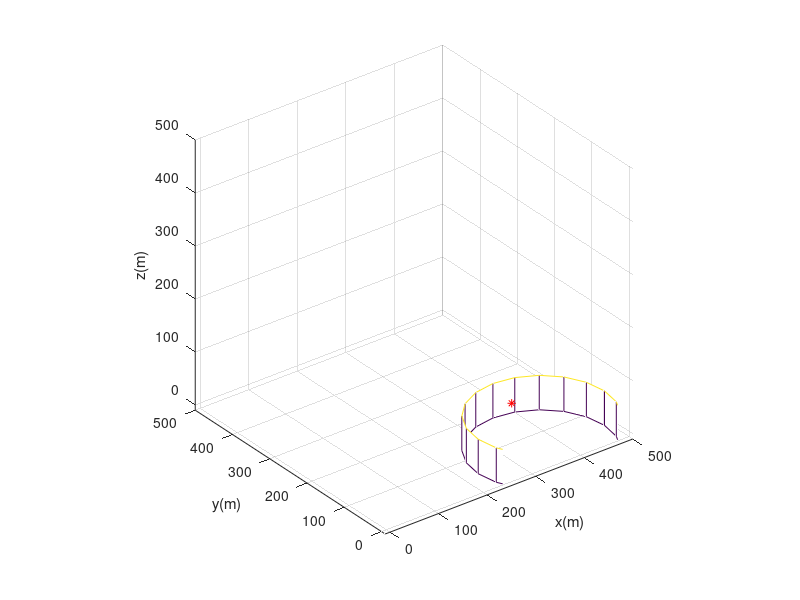

This chart was generated by the following MATLAB code:

%%

clear all; clf; clc;
 npoints = [ 11.4368   12.9384   19.4499;...
              4.0427   15.9098   28.6358;...
             18.2557   18.6446   37.2828;...
             23.4963   22.1026   45.0661;...
             31.3995   30.4214   61.4470;...
             35.3512   34.5808   69.6375;...
             39.3028   38.7403   77.8280;...
             43.5766   43.6069   85.4471;...
             150       100       80;...
             347.4479  116.2620   53.2565];
r=[130];
cylCenter = [350,40,0];
cylTCenter = [350,40,85;];
cylH =[.5];

[x1,y1,z1]=cylinder;
for i = 1:length(cylCenter(:,1))
mesh(r(i)*x1+cylCenter(i,1),r(i)*y1+cylCenter(i,2),r(i)*z1*cylH(i)+cylCenter(i,3));hold on;
h = r(i)*z1*cylH(i)+cylCenter(i,3);
end
hold on;

xlabel('x(m)'); ylabel('y(m)'); zlabel('z(m)');
axis([-10 500 -10 500  -10 500])
axis equal

rA = [350,40,0];    % point A
rB = [350,40,85];    % point B
rP = npoints(10,:); % Any random point
plot3(rP(1),rP(2),rP(3),'r*')

d = rA - rB;  % direction vector or the axis of cyln
A = rA;
AP = rA -rP;
APcrossdnormed = norm(cross(AP,d));
dnormed = norm(d);
perdis = APcrossdnormed/dnormed


if (perdis< r)
    
    if (rP(3)>h(2,1))
        disp('out')
    else
        disp('insi')
    end
elseif (perdis > r) & (rP(3)<h(2,1))
        disp('outside')
elseif (perdis > r) & (rP(3)>h(2,1))
        disp('outside')
else
    disp('outside and below')
end

